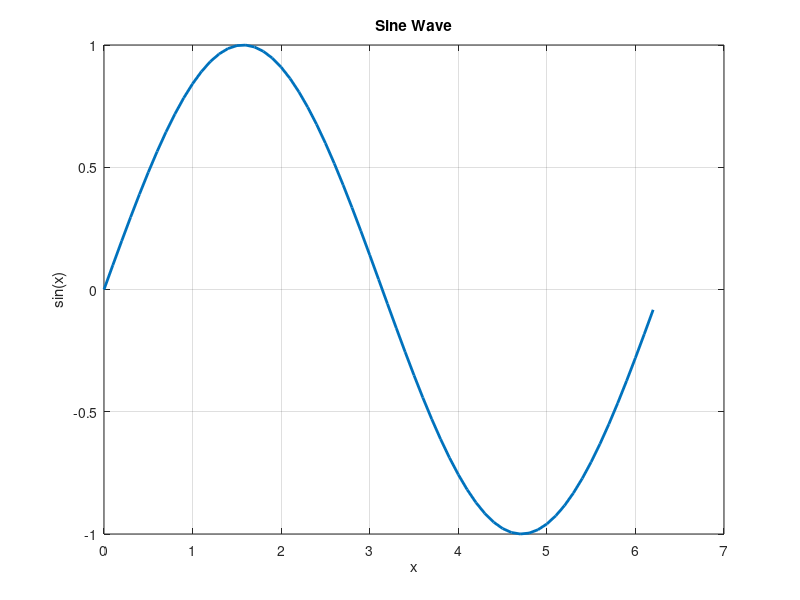

Here is the MATLAB script that generated this plot:
% test_matlab.m
% A basic script to verify MATLAB is functioning

disp('--- MATLAB Test Script ---');

% Check MATLAB version
ver

% Simple computation
A = magic(3);
disp('Magic square of size 3:');
disp(A);

% Verify computation
disp('Sum of each row:');
disp(sum(A, 2));

% Basic plot
x = 0:0.1:2*pi;
y = sin(x);
figure;
plot(x, y, 'LineWidth', 2);
title('Sine Wave');
xlabel('x');
ylabel('sin(x)');
grid on;

disp('Test completed successfully!');
